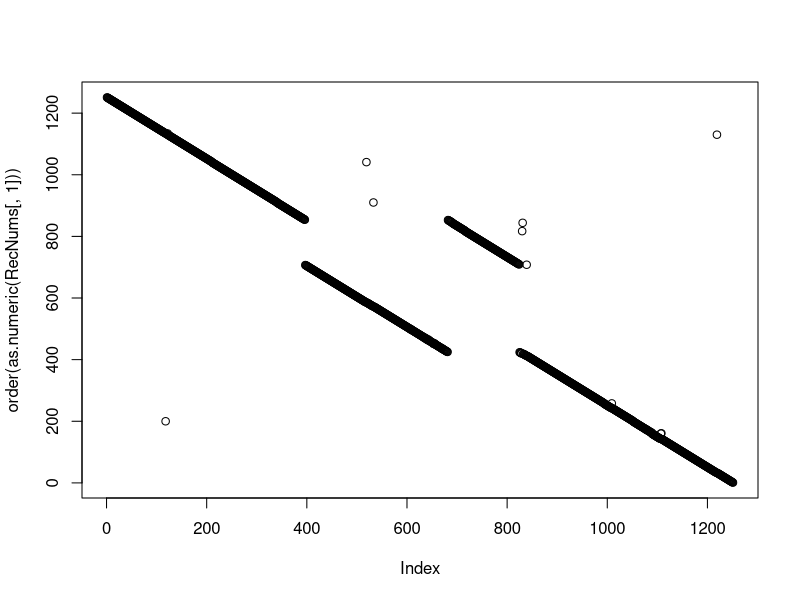

Write R code to recreate this figure.
#clear teh memories!
rm(list=ls())

#make the data frames have strings, not factors!!!
options(stringsAsFactors = FALSE)

library(dplyr)

#read in the data
biblist <- scan("MIOMAP BIB.txt", what = "", sep = "\n")

#pop the labels out
y <- strsplit(biblist,"(: ){1}")

#make them row names
names(y) <- sapply(y, '[[', 1)

#remove the old first elements
y <- lapply(y, '[', -1)

#remove erroneous first entry
y <- y[-1] 

#Reunite erroneous splits


#make a list of the columns we'll have in the df
columns <- distinct(as.data.frame(names(y)))

#make an integer vector of where each reference starts 
refstart <- which(names(y) == "Reference Type")

#add a last entry to end the loop
refstart[length(refstart)+1] <- length(y)+1

#make an empty DF to put the values in
bibdf <- data.frame()

#loop through each entry in y using the refstart index
for(i in 1:(length(refstart)-1)){
  
  #extract this entry
  e<- y[refstart[i]:(refstart[i+1]-1)]
  #bind it to the bibdf
  bibdf <- bind_rows(as.data.frame(e), bibdf)
    
}


write.csv(bibdf, file = "MIOMAP_BIB.csv")



#code down here for error checking.

RecNums <- distinct(as.data.frame(bibdf$Record.Number))

labz <- distinct(as.data.frame(bibdf$Label))

plot(order(as.numeric(RecNums[,1])))
order(as.single(RecNums[,1]))
str(RecNums)

for(j in 1:1282){
  if(!(j %in% RecNums[,1])) print(j)
}

for(j in 1:1282){
  if(!(j %in% labz[,1])) print(j)
}

bibdf[duplicated(bibdf$Label),"Label"]
